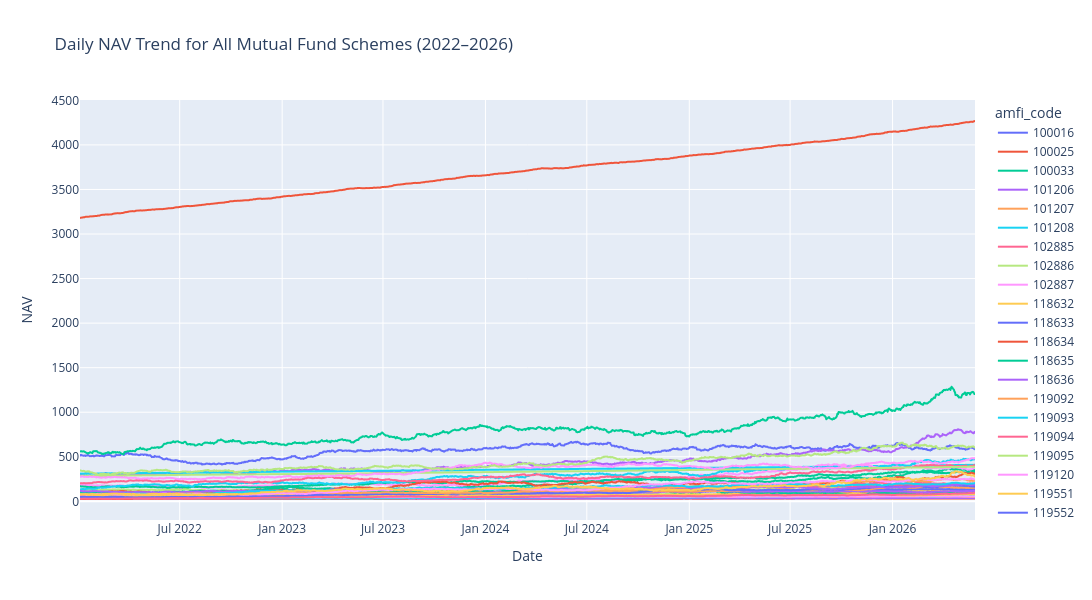

The notebook cell saved with this chart:
### Markdown cell above
# NAV Trend Analysis

### Code cell
nav["date"] = pd.to_datetime(nav["date"])

fig = px.line(
    nav,
    x="date",
    y="nav",
    color="amfi_code",
    title="Daily NAV Trend for All Mutual Fund Schemes (2022–2026)"
)

fig.update_layout(
    width=1200,
    height=600,
    xaxis_title="Date",
    yaxis_title="NAV"
)

fig.show()

fig.write_image("charts/nav_trend.png")

### Figure 1 — Plotly figure (JSON) as saved in the notebook; plotly's stock layout.template omitted (floating-point values rounded to 4 significant figures; data arrays with more than 128 entries replaced by an {"elided": "..."} marker saying what was removed)
{"data": [{"hovertemplate": "amfi_code=100016<br>date=%{x}<br>nav=%{y}<extra></extra>", "legendgroup": "100016", "line": {"color": "#636efa", "dash": "solid"}, "marker": {"symbol": "circle"}, "mode": "lines", "name": "100016", "showlegend": true, "type": "scattergl", "x": {"elided": "1150 str values"}, "xaxis": "x", "y": {"elided": "1150 float values"}, "yaxis": "y"}, {"hovertemplate": "amfi_code=100025<br>date=%{x}<br>nav=%{y}<extra></extra>", "legendgroup": "100025", "line": {"color": "#EF553B", "dash": "solid"}, "marker": {"symbol": "circle"}, "mode": "lines", "name": "100025", "showlegend": true, "type": "scattergl", "x": {"elided": "1150 str values"}, "xaxis": "x", "y": {"elided": "1150 float values"}, "yaxis": "y"}, {"hovertemplate": "amfi_code=100033<br>date=%{x}<br>nav=%{y}<extra></extra>", "legendgroup": "100033", "line": {"color": "#00cc96", "dash": "solid"}, "marker": {"symbol": "circle"}, "mode": "lines", "name": "100033", "showlegend": true, "type": "scattergl", "x": {"elided": "1150 str values"}, "xaxis": "x", "y": {"elided": "1150 float values"}, "yaxis": "y"}, {"hovertemplate": "amfi_code=101206<br>date=%{x}<br>nav=%{y}<extra></extra>", "legendgroup": "101206", "line": {"color": "#ab63fa", "dash": "solid"}, "marker": {"symbol": "circle"}, "mode": "lines", "name": "101206", "showlegend": true, "type": "scattergl", "x": {"elided": "1150 str values"}, "xaxis": "x", "y": {"elided": "1150 float values"}, "yaxis": "y"}, {"hovertemplate": "amfi_code=101207<br>date=%{x}<br>nav=%{y}<extra></extra>", "legendgroup": "101207", "line": {"color": "#FFA15A", "dash": "solid"}, "marker": {"symbol": "circle"}, "mode": "lines", "name": "101207", "showlegend": true, "type": "scattergl", "x": {"elided": "1150 str values"}, "xaxis": "x", "y": {"elided": "1150 float values"}, "yaxis": "y"}, {"hovertemplate": "amfi_code=101208<br>date=%{x}<br>nav=%{y}<extra></extra>", "legendgroup": "101208", "line": {"color": "#19d3f3", "dash": "solid"}, "marker": {"symbol": "circle"}, "mode": "lines", "name": "101208", "showlegend": true, "type": "scattergl", "x": {"elided": "1150 str values"}, "xaxis": "x", "y": {"elided": "1150 float values"}, "yaxis": "y"}, {"hovertemplate": "amfi_code=102885<br>date=%{x}<br>nav=%{y}<extra></extra>", "legendgroup": "102885", "line": {"color": "#FF6692", "dash": "solid"}, "marker": {"symbol": "circle"}, "mode": "lines", "name": "102885", "showlegend": true, "type": "scattergl", "x": {"elided": "1150 str values"}, "xaxis": "x", "y": {"elided": "1150 float values"}, "yaxis": "y"}, {"hovertemplate": "amfi_code=102886<br>date=%{x}<br>nav=%{y}<extra></extra>", "legendgroup": "102886", "line": {"color": "#B6E880", "dash": "solid"}, "marker": {"symbol": "circle"}, "mode": "lines", "name": "102886", "showlegend": true, "type": "scattergl", "x": {"elided": "1150 str values"}, "xaxis": "x", "y": {"elided": "1150 float values"}, "yaxis": "y"}, {"hovertemplate": "amfi_code=102887<br>date=%{x}<br>nav=%{y}<extra></extra>", "legendgroup": "102887", "line": {"color": "#FF97FF", "dash": "solid"}, "marker": {"symbol": "circle"}, "mode": "lines", "name": "102887", "showlegend": true, "type": "scattergl", "x": {"elided": "1150 str values"}, "xaxis": "x", "y": {"elided": "1150 float values"}, "yaxis": "y"}, {"hovertemplate": "amfi_code=118632<br>date=%{x}<br>nav=%{y}<extra></extra>", "legendgroup": "118632", "line": {"color": "#FECB52", "dash": "solid"}, "marker": {"symbol": "circle"}, "mode": "lines", "name": "118632", "showlegend": true, "type": "scattergl", "x": {"elided": "1150 str values"}, "xaxis": "x", "y": {"elided": "1150 float values"}, "yaxis": "y"}, {"hovertemplate": "amfi_code=118633<br>date=%{x}<br>nav=%{y}<extra></extra>", "legendgroup": "118633", "line": {"color": "#636efa", "dash": "solid"}, "marker": {"symbol": "circle"}, "mode": "lines", "name": "118633", "showlegend": true, "type": "scattergl", "x": {"elided": "1150 str values"}, "xaxis": "x", "y": {"elided": "1150 float values"}, "yaxis": "y"}, {"hovertemplate": "amfi_code=118634<br>date=%{x}<br>nav=%{y}<extra></extra>", "legendgroup": "118634", "line": {"color": "#EF553B", "dash": "solid"}, "marker": {"symbol": "circle"}, "mode": "lines", "name": "118634", "showlegend": true, "type": "scattergl", "x": {"elided": "1150 str values"}, "xaxis": "x", "y": {"elided": "1150 float values"}, "yaxis": "y"}, {"hovertemplate": "amfi_code=118635<br>date=%{x}<br>nav=%{y}<extra></extra>", "legendgroup": "118635", "line": {"color": "#00cc96", "dash": "solid"}, "marker": {"symbol": "circle"}, "mode": "lines", "name": "118635", "showlegend": true, "type": "scattergl", "x": {"elided": "1150 str values"}, "xaxis": "x", "y": {"elided": "1150 float values"}, "yaxis": "y"}, {"hovertemplate": "amfi_code=118636<br>date=%{x}<br>nav=%{y}<extra></extra>", "legendgroup": "118636", "line": {"color": "#ab63fa", "dash": "solid"}, "marker": {"symbol": "circle"}, "mode": "lines", "name": "118636", "showlegend": true, "type": "scattergl", "x": {"elided": "1150 str values"}, "xaxis": "x", "y": {"elided": "1150 float values"}, "yaxis": "y"}, {"hovertemplate": "amfi_code=119092<br>date=%{x}<br>nav=%{y}<extra></extra>", "legendgroup": "119092", "line": {"color": "#FFA15A", "dash": "solid"}, "marker": {"symbol": "circle"}, "mode": "lines", "name": "119092", "showlegend": true, "type": "scattergl", "x": {"elided": "1150 str values"}, "xaxis": "x", "y": {"elided": "1150 float values"}, "yaxis": "y"}, {"hovertemplate": "amfi_code=119093<br>date=%{x}<br>nav=%{y}<extra></extra>", "legendgroup": "119093", "line": {"color": "#19d3f3", "dash": "solid"}, "marker": {"symbol": "circle"}, "mode": "lines", "name": "119093", "showlegend": true, "type": "scattergl", "x": {"elided": "1150 str values"}, "xaxis": "x", "y": {"elided": "1150 float values"}, "yaxis": "y"}, {"hovertemplate": "amfi_code=119094<br>date=%{x}<br>nav=%{y}<extra></extra>", "legendgroup": "119094", "line": {"color": "#FF6692", "dash": "solid"}, "marker": {"symbol": "circle"}, "mode": "lines", "name": "119094", "showlegend": true, "type": "scattergl", "x": {"elided": "1150 str values"}, "xaxis": "x", "y": {"elided": "1150 float values"}, "yaxis": "y"}, {"hovertemplate": "amfi_code=119095<br>date=%{x}<br>nav=%{y}<extra></extra>", "legendgroup": "119095", "line": {"color": "#B6E880", "dash": "solid"}, "marker": {"symbol": "circle"}, "mode": "lines", "name": "119095", "showlegend": true, "type": "scattergl", "x": {"elided": "1150 str values"}, "xaxis": "x", "y": {"elided": "1150 float values"}, "yaxis": "y"}, {"hovertemplate": "amfi_code=119120<br>date=%{x}<br>nav=%{y}<extra></extra>", "legendgroup": "119120", "line": {"color": "#FF97FF", "dash": "solid"}, "marker": {"symbol": "circle"}, "mode": "lines", "name": "119120", "showlegend": true, "type": "scattergl", "x": {"elided": "1150 str values"}, "xaxis": "x", "y": {"elided": "1150 float values"}, "yaxis": "y"}, {"hovertemplate": "amfi_code=119551<br>date=%{x}<br>nav=%{y}<extra></extra>", "legendgroup": "119551", "line": {"color": "#FECB52", "dash": "solid"}, "marker": {"symbol": "circle"}, "mode": "lines", "name": "119551", "showlegend": true, "type": "scattergl", "x": {"elided": "1150 str values"}, "xaxis": "x", "y": {"elided": "1150 float values"}, "yaxis": "y"}, {"hovertemplate": "amfi_code=119552<br>date=%{x}<br>nav=%{y}<extra></extra>", "legendgroup": "119552", "line": {"color": "#636efa", "dash": "solid"}, "marker": {"symbol": "circle"}, "mode": "lines", "name": "119552", "showlegend": true, "type": "scattergl", "x": {"elided": "1150 str values"}, "xaxis": "x", "y": {"elided": "1150 float values"}, "yaxis": "y"}, {"hovertemplate": "amfi_code=119598<br>date=%{x}<br>nav=%{y}<extra></extra>", "legendgroup": "119598", "line": {"color": "#EF553B", "dash": "solid"}, "marker": {"symbol": "circle"}, "mode": "lines", "name": "119598", "showlegend": true, "type": "scattergl", "x": {"elided": "1150 str values"}, "xaxis": "x", "y": {"elided": "1150 float values"}, "yaxis": "y"}, {"hovertemplate": "amfi_code=119599<br>date=%{x}<br>nav=%{y}<extra></extra>", "legendgroup": "119599", "line": {"color": "#00cc96", "dash": "solid"}, "marker": {"symbol": "circle"}, "mode": "lines", "name": "119599", "showlegend": true, "type": "scattergl", "x": {"elided": "1150 str values"}, "xaxis": "x", "y": {"elided": "1150 float values"}, "yaxis": "y"}, {"hovertemplate": "amfi_code=120503<br>date=%{x}<br>nav=%{y}<extra></extra>", "legendgroup": "120503", "line": {"color": "#ab63fa", "dash": "solid"}, "marker": {"symbol": "circle"}, "mode": "lines", "name": "120503", "showlegend": true, "type": "scattergl", "x": {"elided": "1150 str values"}, "xaxis": "x", "y": {"elided": "1150 float values"}, "yaxis": "y"}, {"hovertemplate": "amfi_code=120504<br>date=%{x}<br>nav=%{y}<extra></extra>", "legendgroup": "120504", "line": {"color": "#FFA15A", "dash": "solid"}, "marker": {"symbol": "circle"}, "mode": "lines", "name": "120504", "showlegend": true, "type": "scattergl", "x": {"elided": "1150 str values"}, "xaxis": "x", "y": {"elided": "1150 float values"}, "yaxis": "y"}, {"hovertemplate": "amfi_code=120505<br>date=%{x}<br>nav=%{y}<extra></extra>", "legendgroup": "120505", "line": {"color": "#19d3f3", "dash": "solid"}, "marker": {"symbol": "circle"}, "mode": "lines", "name": "120505", "showlegend": true, "type": "scattergl", "x": {"elided": "1150 str values"}, "xaxis": "x", "y": {"elided": "1150 float values"}, "yaxis": "y"}, {"hovertemplate": "amfi_code=120506<br>date=%{x}<br>nav=%{y}<extra></extra>", "legendgroup": "120506", "line": {"color": "#FF6692", "dash": "solid"}, "marker": {"symbol": "circle"}, "mode": "lines", "name": "120506", "showlegend": true, "type": "scattergl", "x": {"elided": "1150 str values"}, "xaxis": "x", "y": {"elided": "1150 float values"}, "yaxis": "y"}, {"hovertemplate": "amfi_code=120507<br>date=%{x}<br>nav=%{y}<extra></extra>", "legendgroup": "120507", "line": {"color": "#B6E880", "dash": "solid"}, "marker": {"symbol": "circle"}, "mode": "lines", "name": "120507", "showlegend": true, "type": "scattergl", "x": {"elided": "1150 str values"}, "xaxis": "x", "y": {"elided": "1150 float values"}, "yaxis": "y"}, {"hovertemplate": "amfi_code=120841<br>date=%{x}<br>nav=%{y}<extra></extra>", "legendgroup": "120841", "line": {"color": "#FF97FF", "dash": "solid"}, "marker": {"symbol": "circle"}, "mode": "lines", "name": "120841", "showlegend": true, "type": "scattergl", "x": {"elided": "1150 str values"}, "xaxis": "x", "y": {"elided": "1150 float values"}, "yaxis": "y"}, {"hovertemplate": "amfi_code=120842<br>date=%{x}<br>nav=%{y}<extra></extra>", "legendgroup": "120842", "line": {"color": "#FECB52", "dash": "solid"}, "marker": {"symbol": "circle"}, "mode": "lines", "name": "120842", "showlegend": true, "type": "scattergl", "x": {"elided": "1150 str values"}, "xaxis": "x", "y": {"elided": "1150 float values"}, "yaxis": "y"}, {"hovertemplate": "amfi_code=120843<br>date=%{x}<br>nav=%{y}<extra></extra>", "legendgroup": "120843", "line": {"color": "#636efa", "dash": "solid"}, "marker": {"symbol": "circle"}, "mode": "lines", "name": "120843", "showlegend": true, "type": "scattergl", "x": {"elided": "1150 str values"}, "xaxis": "x", "y": {"elided": "1150 float values"}, "yaxis": "y"}, {"hovertemplate": "amfi_code=120844<br>date=%{x}<br>nav=%{y}<extra></extra>", "legendgroup": "120844", "line": {"color": "#EF553B", "dash": "solid"}, "marker": {"symbol": "circle"}, "mode": "lines", "name": "120844", "showlegend": true, "type": "scattergl", "x": {"elided": "1150 str values"}, "xaxis": "x", "y": {"elided": "1150 float values"}, "yaxis": "y"}, {"hovertemplate": "amfi_code=125497<br>date=%{x}<br>nav=%{y}<extra></extra>", "legendgroup": "125497", "line": {"color": "#00cc96", "dash": "solid"}, "marker": {"symbol": "circle"}, "mode": "lines", "name": "125497", "showlegend": true, "type": "scattergl", "x": {"elided": "1150 str values"}, "xaxis": "x", "y": {"elided": "1150 float values"}, "yaxis": "y"}, {"hovertemplate": "amfi_code=125498<br>date=%{x}<br>nav=%{y}<extra></extra>", "legendgroup": "125498", "line": {"color": "#ab63fa", "dash": "solid"}, "marker": {"symbol": "circle"}, "mode": "lines", "name": "125498", "showlegend": true, "type": "scattergl", "x": {"elided": "1150 str values"}, "xaxis": "x", "y": {"elided": "1150 float values"}, "yaxis": "y"}, {"hovertemplate": "amfi_code=148567<br>date=%{x}<br>nav=%{y}<extra></extra>", "legendgroup": "148567", "line": {"color": "#FFA15A", "dash": "solid"}, "marker": {"symbol": "circle"}, "mode": "lines", "name": "148567", "showlegend": true, "type": "scattergl", "x": {"elided": "1150 str values"}, "xaxis": "x", "y": {"elided": "1150 float values"}, "yaxis": "y"}, {"hovertemplate": "amfi_code=148568<br>date=%{x}<br>nav=%{y}<extra></extra>", "legendgroup": "148568", "line": {"color": "#19d3f3", "dash": "solid"}, "marker": {"symbol": "circle"}, "mode": "lines", "name": "148568", "showlegend": true, "type": "scattergl", "x": {"elided": "1150 str values"}, "xaxis": "x", "y": {"elided": "1150 float values"}, "yaxis": "y"}, {"hovertemplate": "amfi_code=148569<br>date=%{x}<br>nav=%{y}<extra></extra>", "legendgroup": "148569", "line": {"color": "#FF6692", "dash": "solid"}, "marker": {"symbol": "circle"}, "mode": "lines", "name": "148569", "showlegend": true, "type": "scattergl", "x": {"elided": "1150 str values"}, "xaxis": "x", "y": {"elided": "1150 float values"}, "yaxis": "y"}, {"hovertemplate": "amfi_code=149322<br>date=%{x}<br>nav=%{y}<extra></extra>", "legendgroup": "149322", "line": {"color": "#B6E880", "dash": "solid"}, "marker": {"symbol": "circle"}, "mode": "lines", "name": "149322", "showlegend": true, "type": "scattergl", "x": {"elided": "1150 str values"}, "xaxis": "x", "y": {"elided": "1150 float values"}, "yaxis": "y"}, {"hovertemplate": "amfi_code=149323<br>date=%{x}<br>nav=%{y}<extra></extra>", "legendgroup": "149323", "line": {"color": "#FF97FF", "dash": "solid"}, "marker": {"symbol": "circle"}, "mode": "lines", "name": "149323", "showlegend": true, "type": "scattergl", "x": {"elided": "1150 str values"}, "xaxis": "x", "y": {"elided": "1150 float values"}, "yaxis": "y"}, {"hovertemplate": "amfi_code=149324<br>date=%{x}<br>nav=%{y}<extra></extra>", "legendgroup": "149324", "line": {"color": "#FECB52", "dash": "solid"}, "marker": {"symbol": "circle"}, "mode": "lines", "name": "149324", "showlegend": true, "type": "scattergl", "x": {"elided": "1150 str values"}, "xaxis": "x", "y": {"elided": "1150 float values"}, "yaxis": "y"}], "layout": {"height": 600, "legend": {"title": {"text": "amfi_code"}, "tracegroupgap": 0}, "title": {"text": "Daily NAV Trend for All Mutual Fund Schemes (2022–2026)"}, "width": 1200, "xaxis": {"anchor": "y", "domain": [0, 1], "title": {"text": "Date"}}, "yaxis": {"anchor": "x", "domain": [0, 1], "title": {"text": "NAV"}}}}
